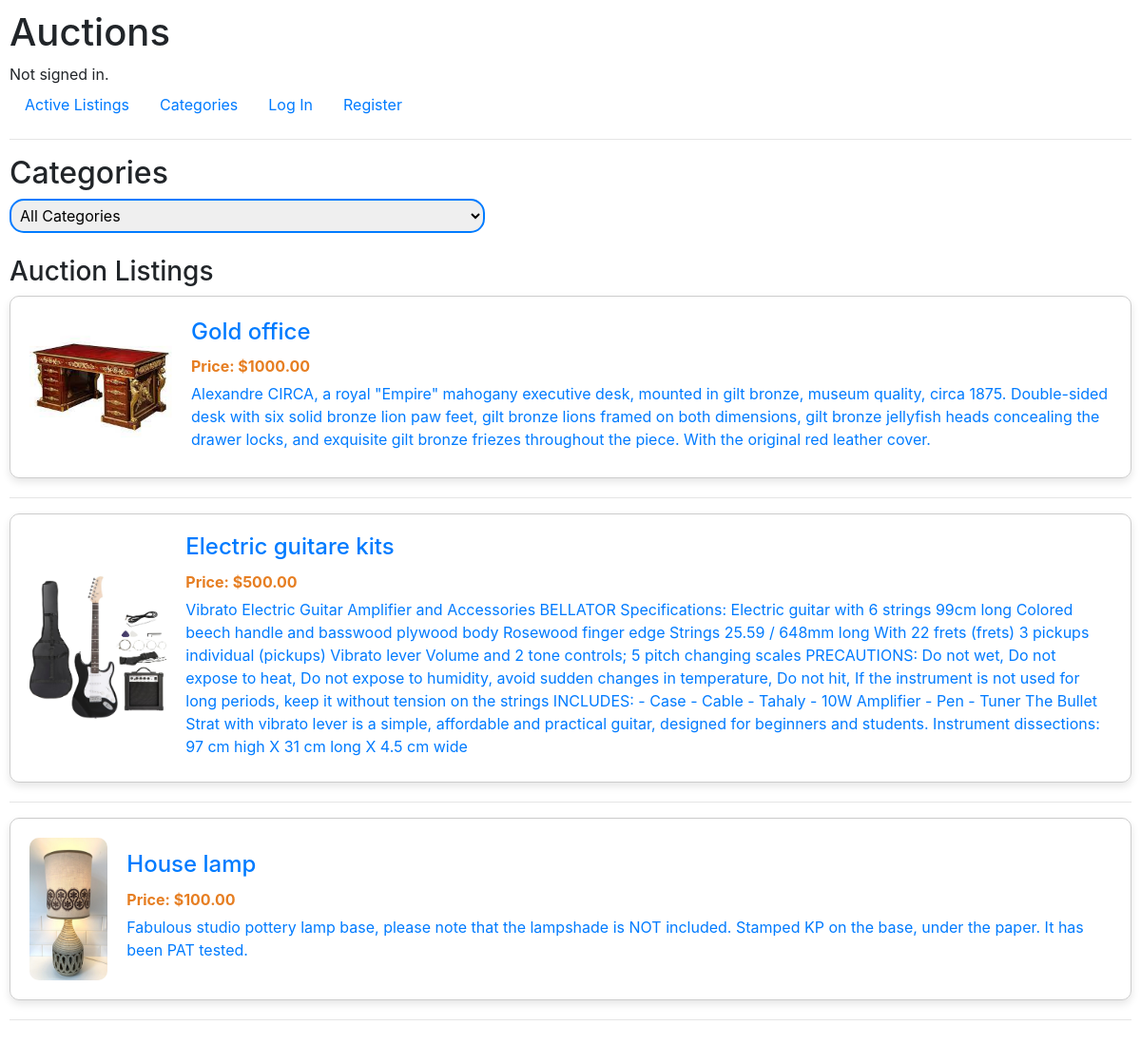
The page /categories on the database its author committed.
### auctions/models.py (models this page shows, shortened)
class Auction(models.Model):
    user = models.ForeignKey(settings.AUTH_USER_MODEL, on_delete=models.CASCADE)
    title = models.CharField(max_length=64)
    description = models.TextField()
    price = models.DecimalField(max_digits=10, decimal_places=2)
    photo = models.ImageField(upload_to='products/photos/', null=True, blank=True)
    category = models.ForeignKey(Category, on_delete=models.CASCADE, related_name="auctions")
    closed = models.BooleanField(default=False)

### auctions/views.py (the view)
# urls.py: path("categories", views.categories, name="categories"),
def categories(request):
    categories = Category.objects.all()
    selected_category = request.GET.get('category')
    if selected_category:
        auctions = Auction.objects.filter(category__name=selected_category)#(category=selected_category)
    else:
        auctions = Auction.objects.all()
    return render(request, "auctions/categories.html", {
        "categories": categories,
        "auctions": auctions,
        "selected_category": selected_category
    })

### auctions/templates/auctions/categories.html (shortened to what this page needs)
{% extends "auctions/layout.html" %}
{% block body %}
    <h2>Categories</h2>
    <form method="get" action="{% url 'categories' %}">
        <select class="auction-category" name="category" id="category" onchange="this.form.submit()">
            <option value="">All Categories</option>
        </select>
    </form>
    <br/>
    <h3>Auction Listings{% if selected_category %} in {{ selected_category }}{% endif %}</h3>
    <a>
        {% for auction in auctions %}
            <a href="{% url 'auction' auction.id %}" class="auction-block">
            {% if auction.photo %}
            <img src="{{ auction.photo.url }}" alt="{{ auction.title }}">
            {% endif %}
            <div class="auction-details">
                <h2>{{ auction.title }}</h2>
                <p class="price">Price: ${{ auction.price }}</p>
                <p>{{ auction.description }}</p>
            </div>
            </a>
            <hr>
        {% empty %}
            <li>No auction listings found in this category.</li>
        {% endfor %}
    </a>
{% endblock %}

### auctions/templates/auctions/layout.html (shortened to what this page needs)
{% load static %}
<!DOCTYPE html>
<html lang="en">
    <head>
        <link rel="stylesheet" href="https://stackpath.bootstrapcdn.com/bootstrap/4.4.1/css/bootstrap.min.css">
        <link href="{% static 'auctions/styles.css' %}" rel="stylesheet">
    </head>
    <body>
        <h1>Auctions</h1>
        <div>
            {% if user.is_authenticated %}
                Signed in as <strong>{{ user.username }}</strong>.
            {% else %}
                Not signed in.
            {% endif %}
        </div>
        <ul class="nav">
            <li class="nav-item">
                <a class="nav-link" href="{% url 'index' %}">Active Listings</a>
            </li>
            <li class="nav-item">
                <a class="nav-link" href="{% url 'categories' %}">Categories</a>
            </li>
            {% if user.is_authenticated %}
                <li class="nav-item">
                    <a class="nav-link" href="{% url 'watchlist' %}">Watchlist</a>
                </li>
                <li class="nav-item">
                    <a class="nav-link" href="{% url 'logout' %}">Log Out</a>
                </li>
                <li class="nav-item">
                    <a class="nav-link" href="{% url 'create_listing' %}">Create Listing</a>
                </li>
            {% else %}
                <li class="nav-item">
                    <a class="nav-link" href="{% url 'login' %}">Log In</a>
                </li>
                <li class="nav-item">
                    <a class="nav-link" href="{% url 'register' %}">Register</a>
                </li>
            {% endif %}
        </ul>
        <hr>
        {% block body %}
        {% endblock %}
    </body>
</html>

### auctions/static/auctions/styles.css (style rules this page uses)
body { padding: 10px; }
.auction-block { display: flex; border: 1px solid #ccc; border-radius: 10px; padding: 20px; margin-bottom: 20px; align-items: center; box-shadow: 0 4px 8px rgba(0, 0, 0, 0.1); }
.auction-block img { max-width: 150px; max-height: 150px; margin-right: 20px; border-radius: 10px; }
.auction-details { flex-grow: 1; }
.auction-details h2 { font-size: 1.5em; margin-bottom: 10px; }
.auction-details p { font-size: 1em; margin-bottom: 5px; }
.auction-details .price { font-weight: bold; color: #e67e22; }
.auction-category { max-width: 1000px; width: 500px; margin: 10 auto; padding: 5px; border: 2px solid #007bff; border-radius: 15px; }

### rows shown on the page
Auction: photo (picture), title "Gold office", price "1000.00", description "Alexandre CIRCA, a royal \"Empire\" mahogany executive desk, mounted in gilt bronze, museum quality, circa 1875. Double-sided desk with six solid bronze lion paw feet, gilt bronze lions framed on both dimensions, gilt bronze jellyfish heads concealing the drawer locks, and exquisite gilt bronze friezes throughout the piece. With the original red leather cover."
Auction: photo (picture), title "Electric guitare kits", price "500.00", description "Vibrato Electric Guitar Amplifier and Accessories BELLATOR Specifications: Electric guitar with 6 strings 99cm long Colored beech handle and basswood plywood body Rosewood finger edge Strings 25.59 / 648mm long With 22 frets (frets) 3 pickups individual (pickups) Vibrato lever Volume and 2 tone controls; 5 pitch changing scales PRECAUTIONS: Do not wet, Do not expose to heat, Do not expose to humidity, avoid sudden changes in temperature, Do not hit, If the instrument is not used for long periods, keep it without tension on the strings INCLUDES: - Case - Cable - Tahaly - 10W Amplifier - Pen - Tuner The Bullet Strat with vibrato lever is a simple, affordable and practical guitar, designed for…"
Auction: photo (picture), title "House lamp", price "100.00", description "Fabulous studio pottery lamp base, please note that the lampshade is NOT included. Stamped KP on the base, under the paper. It has been PAT tested."
